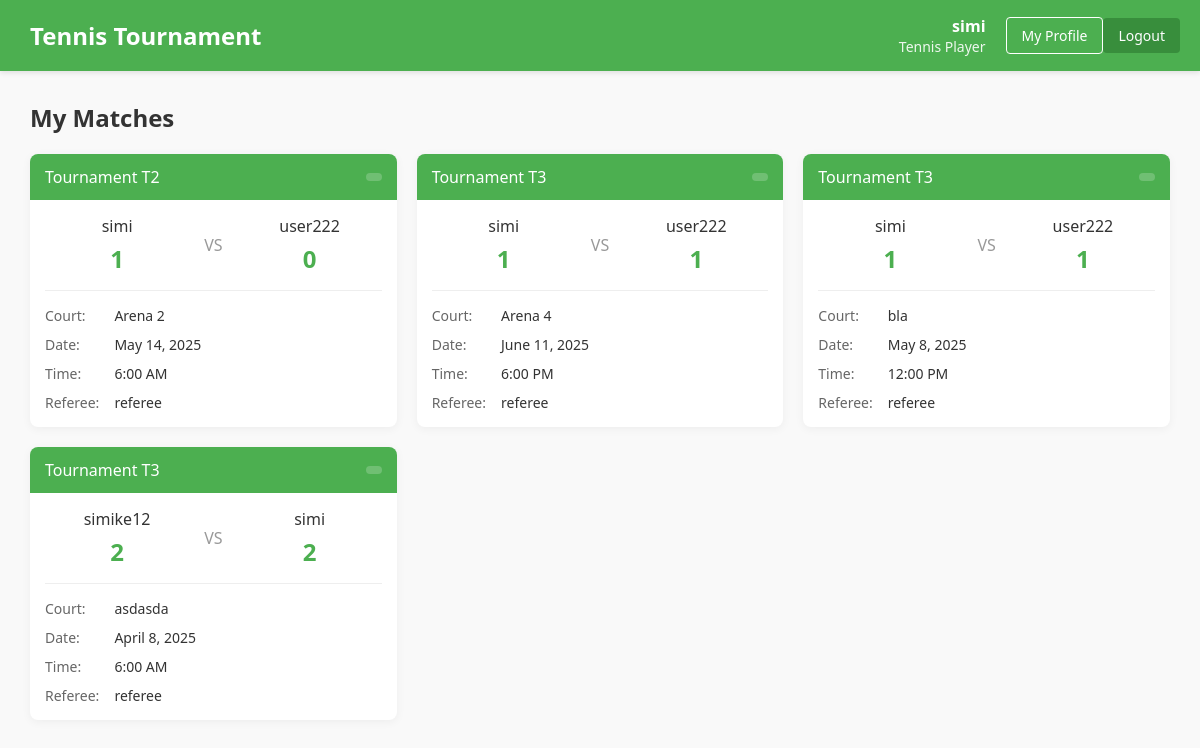
The page //matches (signed in) on the database its author committed.
### core/models.py (models this page shows)
class Match(models.Model):
    tournament = models.ForeignKey(Tournament, on_delete=models.CASCADE)
    player1 = models.ForeignKey(User, on_delete=models.CASCADE, related_name='player1_matches')
    player2 = models.ForeignKey(User, on_delete=models.CASCADE, related_name='player2_matches')
    referee = models.ForeignKey(User, on_delete=models.SET_NULL, null=True, blank=True, related_name='referee_matches')
    date = models.DateTimeField()
    location = models.CharField(max_length=100)

class Tournament(models.Model):
    name = models.CharField(max_length=100)
    location = models.CharField(max_length=100)
    start_date = models.DateField()
    end_date = models.DateField()

class Score(models.Model):
    match = models.OneToOneField(Match, on_delete=models.CASCADE)
    player1_score = models.PositiveIntegerField(validators=[MinValueValidator(0)])
    player2_score = models.PositiveIntegerField(validators=[MinValueValidator(0)])

### core/views.py (the view)
# urls.py: path('/matches', views.match_list, name='match_management'),
def match_list(request):
    data = GetMatchListCommand(request.user).execute()
    return render(request, 'matches.html', {**data, 'user': request.user})

### templates/matches.html (shortened to what this page needs)
{% load static %}
<!DOCTYPE html>
<html lang="en">
<head>
    <link rel="stylesheet" href="https://cdnjs.cloudflare.com/ajax/libs/font-awesome/6.0.0/css/all.min.css">
</head>
<body>
    <header class="header">
        <div class="logo">
            <h1>Tennis Tournament</h1>
        </div>
        <div class="user-menu">
            <div class="user-info">
                <div class="username">{{ user.username }}</div>
                <div class="role">
                    {% if user.userprofile.role == 'player' %}
                        Tennis Player
                    {% elif user.userprofile.role == 'referee' %}
                        Referee
                    {% elif user.userprofile.role == 'admin' %}
                        Administrator
                    {% endif %}
                </div>
            </div>
            <a href="{% url 'profile' %}" class="btn btn-outline">My Profile</a>
            <a href="{% url 'logout' %}" class="btn">Logout</a>
        </div>
    </header>
    <div class="container">
        <main class="main-content">
            <div class="page-title">
                {% if user.userprofile.role == 'player' %}
                    <h2>My Matches</h2>
                {% elif user.userprofile.role == 'referee' %}
                    <h2>Matches to Referee</h2>
                {% endif %}
            </div>
            {% if user.userprofile.role == 'player' or user.userprofile.role == 'referee'  %}
            <div class="match-cards">
                {% for match in matches %}
                <div class="match-card" data-tournament="{{ match.tournament.id }}" data-status="{{ match.status }}">
                    <div class="match-header">
                        <div class="match-tournament">{{ match.tournament.name }}</div>
                        <div class="match-status">
                        </div>
                    </div>
                    <div class="match-content">
                        <div class="match-players">
                            <div class="player {% if user.id == match.player1.id %}current-user{% endif %}">
                                <div class="player-name">{{ match.player1.username }}</div>
                                <div class="player-score">
                                    {% if match.score.player1_score is not None %}
                                        {{ match.score.player1_score }}
                                    {% else %}
                                        -
                                    {% endif %}
                                </div>
                            </div>
                            <div class="vs">VS</div>
                            <div class="player {% if user.id == match.player2.id %}current-user{% endif %}">
                                <div class="player-name">{{ match.player2.username }}</div>
                                <div class="player-score">
                                   {% if match.score.player2_score is not None %}
                                        {{ match.score.player2_score }}
                                    {% else %}
                                        -
                                    {% endif %}
                                </div>
                            </div>
                        </div>
                        <div class="match-details">
                            <div class="match-label">Court:</div>
                            <div class="match-value">{{ match.location }}</div>
                            <div class="match-label">Date:</div>
                            <div class="match-value">{{ match.date|date:"F j, Y" }}</div>
                            <div class="match-label">Time:</div>
                            <div class="match-value">{{ match.date|date:"g:i A" }}</div>
                            <div class="match-label">Referee:</div>
                            <div class="match-value">{{ match.referee.username }}</div>
                        </div>
                    </div>
                </div>
                {% empty %}
                <div class="no-matches">
                    <p>No matches found.</p>
                </div>
                {% endfor %}
            </div>
            {% endif %}
        </main>
    </div>
</body>
</html>

### templates/matches.html (style rules this page uses)
:root { --primary: #4CAF50; --primary-dark: #388E3C; --secondary: #FFC107; --dark: #333; --light: #f9f9f9; --danger: #f44336; --success: #4CAF50; --info: #2196F3; }
* { box-sizing: border-box; margin: 0; padding: 0; font-family: 'Segoe UI', Tahoma, Geneva, Verdana, sans-serif; }
body { background-color: var(--light); min-height: 100vh; display: flex; flex-direction: column; }
.header { background-color: var(--primary); color: white; padding: 15px 20px; display: flex; justify-content: space-between; align-items: center; box-shadow: 0 2px 5px rgba(0, 0, 0, 0.1); }
.logo { display: flex; align-items: center; }
.logo h1 { font-size: 24px; margin-left: 10px; }
.user-menu { display: flex; align-items: center; }
.user-info { margin-right: 20px; text-align: right; }
.user-info .username { font-weight: bold; font-size: 16px; }
.user-info .role { font-size: 14px; opacity: 0.9; }
.btn { display: inline-block; background-color: var(--primary-dark); color: white; border: none; padding: 8px 15px; font-size: 14px; font-weight: 500; border-radius: 4px; cursor: pointer; transition: background-color 0.3s; text-decoration: none; }
.btn-outline { background-color: transparent; border: 1px solid white; }
.container { display: flex; flex: 1; }
.main-content { flex: 1; padding: 30px; }
.page-title { margin-bottom: 20px; color: var(--dark); display: flex; justify-content: space-between; align-items: center; }
.match-cards { display: grid; grid-template-columns: repeat(auto-fill, minmax(350px, 1fr)); gap: 20px; margin-bottom: 30px; }
.match-card { background-color: white; border-radius: 8px; box-shadow: 0 2px 10px rgba(0, 0, 0, 0.05); overflow: hidden; transition: transform 0.3s, box-shadow 0.3s; }
.match-header { background-color: var(--primary); color: white; padding: 12px 15px; display: flex; justify-content: space-between; align-items: center; }
.match-tournament { font-weight: 500; font-size: 16px; }
.match-status { font-size: 12px; padding: 4px 8px; border-radius: 4px; background-color: rgba(255, 255, 255, 0.2); }
.match-content { padding: 15px; }
.match-players { display: flex; justify-content: space-between; margin-bottom: 15px; padding-bottom: 15px; border-bottom: 1px solid #eee; }
.player { text-align: center; flex: 1; }
.player-name { font-weight: 500; margin-bottom: 5px; color: var(--dark); }
.player-score { font-size: 24px; font-weight: bold; color: var(--primary); }
.vs { display: flex; align-items: center; justify-content: center; padding: 0 15px; color: #999; font-weight: 300; }
.match-details { display: grid; grid-template-columns: auto 1fr; gap: 10px 15px; font-size: 14px; }
.match-label { color: #666; font-weight: 500; }
.match-value { color: var(--dark); }

### rows shown on the page
Match: tournament.name "Tournament T2", player1.username "simi", score.player1_score "1", player2.username "user222", score.player2_score "0", location "Arena 2", date "May 14, 2025", date "6:00 AM", referee.username "referee"
Match: tournament.name "Tournament T3", player1.username "simi", score.player1_score "1", player2.username "user222", score.player2_score "1", location "Arena 4", date "June 11, 2025", date "6:00 PM", referee.username "referee"
Match: tournament.name "Tournament T3", player1.username "simi", score.player1_score "1", player2.username "user222", score.player2_score "1", location "bla", date "May 8, 2025", date "12:00 PM", referee.username "referee"
Match: tournament.name "Tournament T3", player1.username "simike12", score.player1_score "2", player2.username "simi", score.player2_score "2", location "asdasda", date "April 8, 2025", date "6:00 AM", referee.username "referee"

### other values the page prints
{{ user.username }} "simi"
